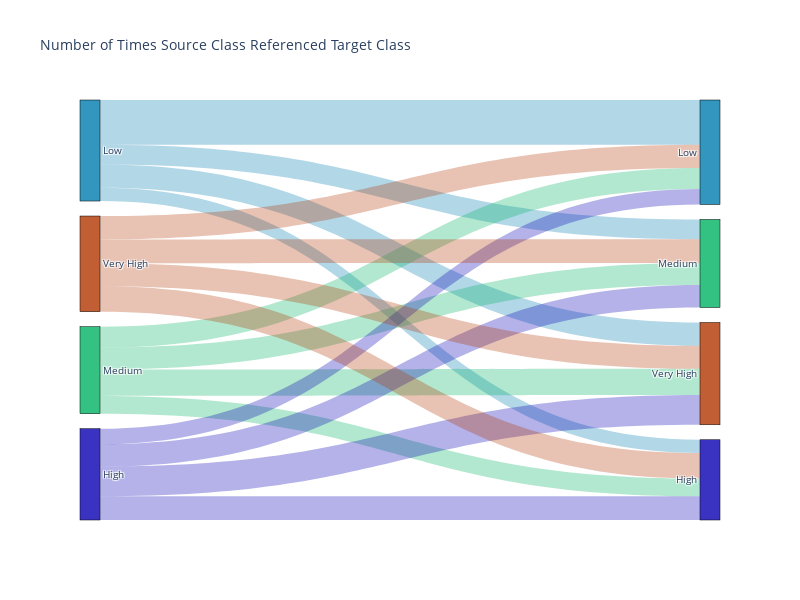

Notebook code cell kept with this figure:
### Markdown cell above
**Sankey Diagram of HDI Source-Target Mentions**

### Code cell
import plotly.graph_objects as go

# group data by connections (source-target) and determine count
df_men_group = df_mentions.dropna(subset=['source_class','target_class'])\
                          .groupby(['source_class','target_class'])\
                          .size()\
                          .reset_index()\
                          .rename(columns={0:'n'})


# create unique source and class labels
nom_dict = {'Low':0,'Medium':1,'High':2,'Very High':3} # rename
df_men_group['source_class_label'] = df_men_group['source_class'].replace(nom_dict)
df_men_group['target_class_label'] = df_men_group['target_class'].replace(nom_dict)+4
df_men_group.sort_values(by=['source_class_label','target_class_label'], ascending=True, inplace=True)


# create sankey plot
color = ['rgba(0,124,176,.8)', 
         'rgba(0, 179, 98,.8)', 
         'rgba(9, 0, 179,.8)', 
         'rgba(179, 54, 0,.8)']
fig = go.Figure(data=[go.Sankey(
    node = dict(pad = 15,
                thickness = 20,
                line = dict(color = "black", width = 0.5),
                label = ['Low','Medium','High','Very High',
                         'Low','Medium','High','Very High'],
                color = ['rgba(0,124,176,.8)',
                         'rgba(0, 179, 98,.8)',
                         'rgba(9, 0, 179,.8)',
                         'rgba(179, 54, 0,.8)']*2
               ),
    link = dict(source = df_men_group['source_class_label'],
                target = df_men_group['target_class_label'],
                value = df_men_group['n'],
                color = ['rgba(0,124,176,.3)','rgba(0,124,176,.3)','rgba(0,124,176,.3)','rgba(0,124,176,.3)',
                         'rgba(0, 179, 98,.3)','rgba(0, 179, 98,.3)','rgba(0, 179, 98,.3)','rgba(0, 179, 98,.3)',
                         'rgba(9, 0, 179,.3)','rgba(9, 0, 179,.3)','rgba(9, 0, 179,.3)','rgba(9, 0, 179,.3)',
                         'rgba(179, 54, 0,.3)','rgba(179, 54, 0,.3)','rgba(179, 54, 0,.3)','rgba(179, 54, 0,.3)']))])

fig.update_layout(title_text="Number of Times Source Class Referenced Target Class", 
                  font_size=10,
                  width=800,
                  height=600)
fig.show()

### Figure 1 — Plotly figure (JSON) as saved in the notebook; plotly's stock layout.template omitted (floating-point values rounded to 4 significant figures)
{"data": [{"link": {"color": ["rgba(0,124,176,.3)", "rgba(0,124,176,.3)", "rgba(0,124,176,.3)", "rgba(0,124,176,.3)", "rgba(0, 179, 98,.3)", "rgba(0, 179, 98,.3)", "rgba(0, 179, 98,.3)", "rgba(0, 179, 98,.3)", "rgba(9, 0, 179,.3)", "rgba(9, 0, 179,.3)", "rgba(9, 0, 179,.3)", "rgba(9, 0, 179,.3)", "rgba(179, 54, 0,.3)", "rgba(179, 54, 0,.3)", "rgba(179, 54, 0,.3)", "rgba(179, 54, 0,.3)"], "source": [0, 0, 0, 0, 1, 1, 1, 1, 2, 2, 2, 2, 3, 3, 3, 3], "target": [4, 5, 6, 7, 4, 5, 6, 7, 4, 5, 6, 7, 4, 5, 6, 7], "value": [5950, 2639, 1761, 3116, 2784, 2934, 2372, 3506, 2074, 2982, 3155, 3957, 3115, 3179, 3406, 3054]}, "node": {"color": ["rgba(0,124,176,.8)", "rgba(0, 179, 98,.8)", "rgba(9, 0, 179,.8)", "rgba(179, 54, 0,.8)", "rgba(0,124,176,.8)", "rgba(0, 179, 98,.8)", "rgba(9, 0, 179,.8)", "rgba(179, 54, 0,.8)"], "label": ["Low", "Medium", "High", "Very High", "Low", "Medium", "High", "Very High"], "line": {"color": "black", "width": 0.5}, "pad": 15, "thickness": 20}, "type": "sankey"}], "layout": {"font": {"size": 10}, "height": 600, "title": {"text": "Number of Times Source Class Referenced Target Class"}, "width": 800}}
